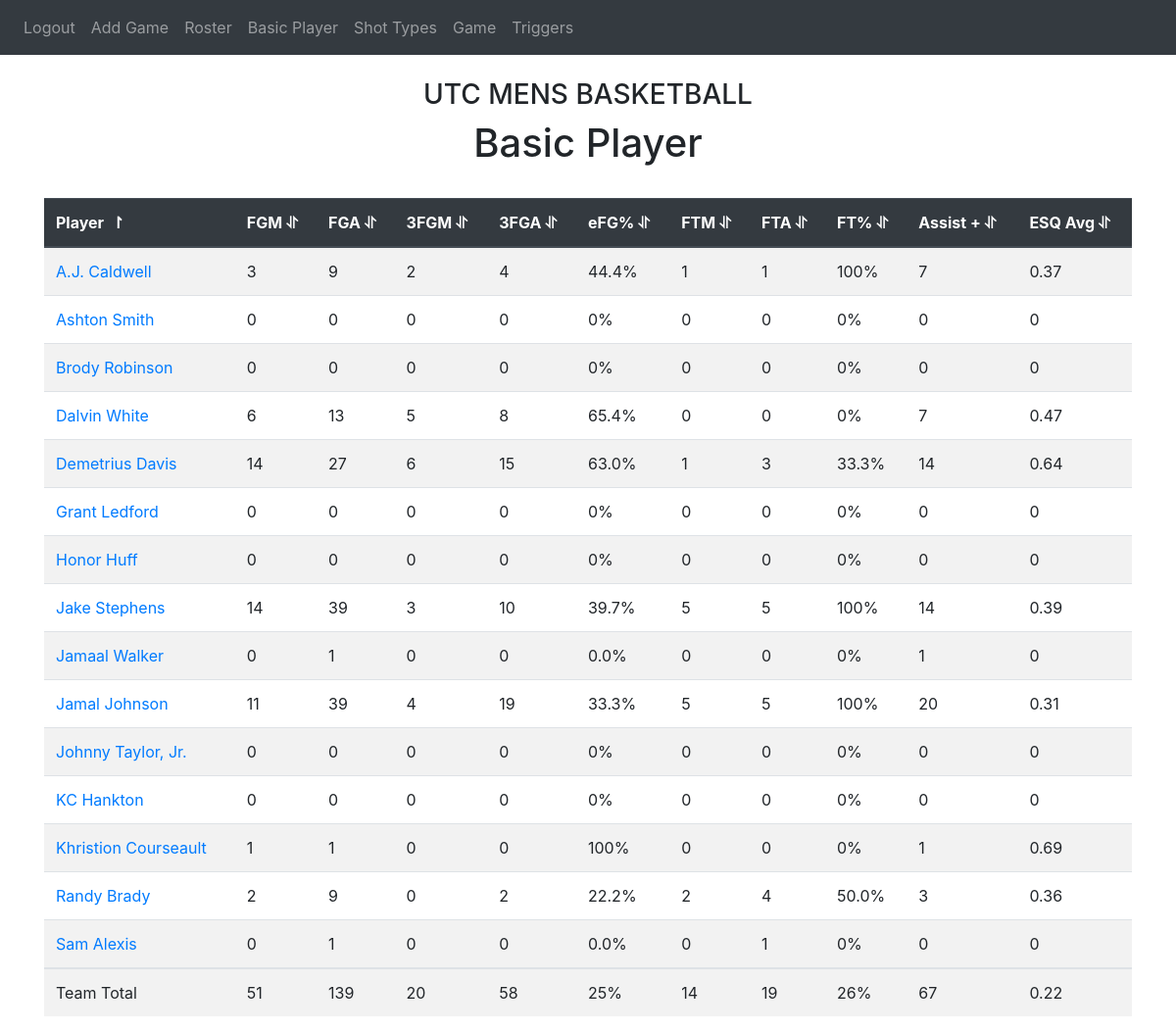
The app's page /basic_player (signed in) with its own data.
### website/models.py (models this page shows)
class Player(db.Model):
    id = db.Column(db.Integer, primary_key = True)
    number = db.Column(db.Integer)
    initials = db.Column(db.String(5))
    name = db.Column(db.String(30))

### website/views.py (the view)
@views.route('/basic_player', methods=['GET','POST'])
@login_required
def basic_player():
    players = db.session.query(Player).all()
    fgms=0
    fgas=0
    fgm3s=0
    fga3s=0
    efgs=0
    ftms=0
    ftas=0
    ftpercs=0
    assists=0
    esqs=0
    fgm = []
    fga = []
    fgm3 = []
    fga3 = []
    efg = []
    ftm = []
    fta = []
    ftperc = []
    assist = []
    esq = []
    for player in players:
            getcontext().prec = 3
            fgm_ = Decimal(db.session.query(Possession).filter(and_(Possession.shooter==player.id,Possession.result=="Make")).count())
            fgm3_ = Decimal(db.session.query(Possession).filter(and_(Possession.shooter==player.id, Possession.result=="Make", (or_(Possession.shot=="SB3", Possession.shot=="D3", Possession.shot =="PT3", Possession.shot == "NP3")))).count())
            fga_ = Decimal(db.session.query(Possession).filter(Possession.shooter==player.id).count())
            if fga_ != 0:
                efg_ = ((fgm_ + (Decimal(.5)*fgm3_)) / fga_)* (Decimal(100))
                efg.append(efg_)
                efgs += efg_
            else:
                efg.append(0)
            fgm.append(db.session.query(Possession).filter(and_(Possession.shooter==player.id,Possession.result=="Make")).count())
            fgms += db.session.query(Possession).filter(and_(Possession.shooter==player.id,Possession.result=="Make")).count()
            fga.append(db.session.query(Possession).filter(Possession.shooter==player.id).count())
            fgas += db.session.query(Possession).filter(Possession.shooter==player.id).count()
            fgm3.append(db.session.query(Possession).filter(and_(Possession.shooter==player.id, Possession.result=="Make", (or_(Possession.shot=="SB3", Possession.shot=="D3", Possession.shot =="PT3", Possession.shot == "NP3")))).count())
            fgm3s += db.session.query(Possession).filter(and_(Possession.shooter==player.id, Possession.result=="Make", (or_(Possession.shot=="SB3", Possession.shot=="D3", Possession.shot =="PT3", Possession.shot == "NP3")))).count()
            fga3.append(db.session.query(Possession).filter(and_(Possession.shooter==player.id, (or_(Possession.shot=="SB3", Possession.shot=="D3", Possession.shot =="PT3", Possession.shot == "NP3")))).count())
            fga3s += db.session.query(Possession).filter(and_(Possession.shooter==player.id, (or_(Possession.shot=="SB3", Possession.shot=="D3", Possession.shot =="PT3", Possession.shot == "NP3")))).count()
            ftm.append(db.session.query(Possession).filter(and_(Possession.shooter==player.id, (or_(Possession.ftm==1, Possession.ftm ==2)))).count())
            ftm_ = Decimal(db.session.query(Possession).filter(and_(Possession.shooter==player.id, (or_(Possession.ftm==1, Possession.ftm ==2)))).count())
            ftms += ftm_
            fta.append(db.session.query(Possession).filter(and_(Possession.shooter==player.id, (or_(Possession.fta==1, Possession.fta ==2)))).count())
            fta_ = Decimal(db.session.query(Possession).filter(and_(Possession.shooter==player.id, (or_(Possession.fta==1, Possession.fta ==2)))).count())
            ftas += fta_
            esq_ = db.session.query(Possession.esq).filter(and_(Possession.shooter==player.id,Possession.result=="Make")).all()
            getcontext().prec = 5
            sum = Decimal(0)
            for x in esq_:
                sum = sum + Decimal(x[0])
                if player.name == "Demetrius Davis":
                    print(Decimal(x[0]))
            if player.name == "Demetrius Davis":
                print(sum)
            esq_ = sum
            getcontext().prec = 2
            if fga_ != 0:
                esq_ = (esq_ / fga_)#* Decimal(100)
                esq.append(esq_)
                esqs += esq_
            else:
                esq.append(0)
            if fta_ != 0:
                getcontext().prec = 3
                ftperc_ = (ftm_ / fta_) * (Decimal(100))
                ftperc.append(ftperc_)
                ftpercs += ftperc_
            else:
                ftperc.append(0)
            assist.append(db.session.query(Possession).filter(and_(Possession.shooter==player.id,Possession.assist==1)).count())
            assists += db.session.query(Possession).filter(and_(Possession.shooter==player.id,Possession.assist==1)).count()
    efgs = efgs / Decimal(len(players))
    ftpercs = ftpercs / Decimal(len(players))
    print("ESQQQQQQQQQQQQQQQQQQQQQQQQQQQQQQQQQQ")
    print(esqs)
    esqs = esqs / Decimal(len(players))
    sum = {'fgm': fgms,
           'fga': fgas,
           'fgm3': fgm3s,
           'fga3': fga3s,
           'efg': efgs,
           'ftm': ftms,
           'fta': ftas,
           'ftperc': ftpercs,
           'assist': assists,
           'esq': esqs
           }
    return render_template("basic_player.html",user=current_user,players=players, fgm = fgm , fga = fga, fgm3 = fgm3 , fga3 =fga3, efg=efg, ftm=ftm, fta=fta, ftperc = ftperc, assist = assist, esq = esq , sum=sum)

### website/__init__.py (called while the page is built)
def create_app():
    app = Flask(__name__)
    app.config['SECRET_KEY'] = 'sdlkasdjfslkjl'
    app.config['SQLALCHEMY_DATABASE_URI'] = f'sqlite:///{DB_NAME}'
    db.init_app(app)
    from .views import views
    from .auth import auth
    app.register_blueprint(views,url_prefix='/')
    app.register_blueprint(auth,url_prefix='/')
    from .models import User, Note
    with app.app_context():
        db.create_all()
    login_manager = LoginManager()
    login_manager.login_view = 'auth.login'
    login_manager.init_app(app)
    @login_manager.user_loader
    def load_user(id):
        return User.query.get(int(id))
    with app.app_context():
        return app

### website/templates/basic_player.html (shortened to what this page needs)
{%extends "base.html"%} {%block style%}
<link
      rel="stylesheet"
      href="../static/tablesort.css"
    />
    <link href="//maxcdn.bootstrapcdn.com/font-awesome/4.1.0/css/font-awesome.min.css" rel="stylesheet">
{%endblock%}{% block title%}Home{%endblock%} {%block content%}
<h3 align="center">UTC MENS BASKETBALL</h3>
<h1 align="center">Basic Player</h1>
<div class="table-responsive">
<table class='table table-striped' >
  <thead class = 'thead-dark'>
  <tr>
    <th >Player</th>
    <th>FGM</th>
    <th>FGA</th>
    <th>3FGM</th>
    <th>3FGA</th>
    <th>eFG%</th>
    <th>FTM</th>
    <th>FTA</th>
    <th>FT%</th>
    <th>Assist +</th>
    <th>ESQ Avg</th>
  </tr>
</thead>
<tbody>
  {%for i in range(0,(players | length))%}
    {% set efgb = 0 %}
    {%set ftpercb = 0 %}
    {%set esqb = 0 %}
  <tr>
    {%if efg[i] != None%}
      {%set efgb = efg[i] %}
      {%endif%}
    {%if ftperc[i] != None%}
      {%set ftpercb = ftperc[i] %}
      {%endif%}
    {%if esq[i] != None%}
      {%set esqb = esq[i] %}
      {%endif%}
    <td><a href = ""onClick="enterPlayerdep({{players[i].id}}, {{fgm[i]}}, {{fga[i]}}, {{fgm3[i]}}, {{fga3[i]}} ,  {{efgb}} , {{ftm[i]}}, {{fta[i]}}, {{ftpercb}} ,{{assist[i]}}, {{esqb}})">{{players[i].name}}</a></td>
    <td>{{fgm[i]}}</td>
    <td>{{fga[i]}}</td>
    <td>{{fgm3[i]}}</td>
    <td>{{fga3[i]}}</td>
    {%if efg[i] != None%}
    <td>
      {{efg[i]}}{{"%"}}</td>
      {%else%}
      <td>
        {{efg[i]}}</td>
      {%endif%}
    <td>{{ftm[i]}}</td>
    <td>{{fta[i]}}</td>
    {%if ftperc[i] != None%}
    <td>
      {{ftperc[i]}}{{"%"}}</td>
      {%else%}
      <td>
        {{ftperc[i]}}</td>
      {%endif%}
    <td>{{assist[i]}}</td>
    <td>{{esq[i]}}</td>
  </tr>
  {%endfor%}
</tbody>
  <tr>
    <td>Team Total</td>
    <td>{{sum['fgm']}}</td>
    <td>{{sum['fga']}}</td>
    <td>{{sum['fgm3']}}</td>
    <td>{{sum['fga3']}}</td>
    <td>{{sum['efg']}}{{"%"}}</td>
    <td>{{sum['ftm']}}</td>
    <td>{{sum['fta']}}</td>
    <td>{{sum['ftperc']}}{{"%"}}</td>
    <td>{{sum['assist']}}</td>
    <td>{{sum['esq']}}</td>
  </tr>
</table>
</div>
{%endblock%}

### website/static/tablesort.css (style rules this page uses)
.table-striped th { cursor: pointer; }
.table-striped th::after { content: '\00A0\⥯' }
.table-striped .th-sort-asc::after { content: '\00A0\00A0\↾'; }
.table-striped .th-sort-asc, .table-striped .th-sort-desc { background: rgba(168, 27, 27, 0.1); }

### records on screen
Player: name "A.J. Caldwell"
Player: name "KC Hankton"
Player: name "Jamaal Walker"
Player: name "Honor Huff"
Player: name "Sam Alexis"
Player: name "Jamal Johnson"
Player: name "Dalvin White"
Player: name "Ashton Smith"
Player: name "Johnny Taylor, Jr."
Player: name "Khristion Courseault"
Player: name "Demetrius Davis"
Player: name "Jake Stephens"
Player: name "Randy Brady"
Player: name "Grant Ledford"
Player: name "Brody Robinson"

### other values on screen
{{ fgm[i] }} "3" "0" "0" "0" "0" "11" "6" "0" "0" "1" "14" "14" "2" "0" "0"
{{ fga[i] }} "9" "0" "1" "0" "1" "39" "13" "0" "0" "1" "27" "39" "9" "0" "0"
{{ fgm3[i] }} "2" "0" "0" "0" "0" "4" "5" "0" "0" "0" "6" "3" "0" "0" "0"
{{ fga3[i] }} "4" "0" "0" "0" "0" "19" "8" "0" "0" "0" "15" "10" "2" "0" "0"
{{ efg[i] }} "44.4" "0" "0.0" "0" "0.0" "33.3" "65.4" "0" "0" "100" "63.0" "39.7" "22.2" "0" "0"
{{ "%" }} "%" "%" "%" "%" "%" "%" "%" "%" "%" "%" "%" "%" "%" "%" "%"
{{ ftm[i] }} "1" "0" "0" "0" "0" "5" "0" "0" "0" "0" "1" "5" "2" "0" "0"
{{ fta[i] }} "1" "0" "0" "0" "1" "5" "0" "0" "0" "0" "3" "5" "4" "0" "0"
{{ ftperc[i] }} "100" "0" "0" "0" "0" "100" "0" "0" "0" "0" "33.3" "100" "50.0" "0" "0"
{{ assist[i] }} "7" "0" "1" "0" "0" "20" "7" "0" "0" "1" "14" "14" "3" "0" "0"
{{ esq[i] }} "0.37" "0" "0" "0" "0" "0.31" "0.47" "0" "0" "0.69" "0.64" "0.39" "0.36" "0" "0"
{{ sum['fgm'] }} "51"
{{ sum['fga'] }} "139"
{{ sum['fgm3'] }} "20"
{{ sum['fga3'] }} "58"
